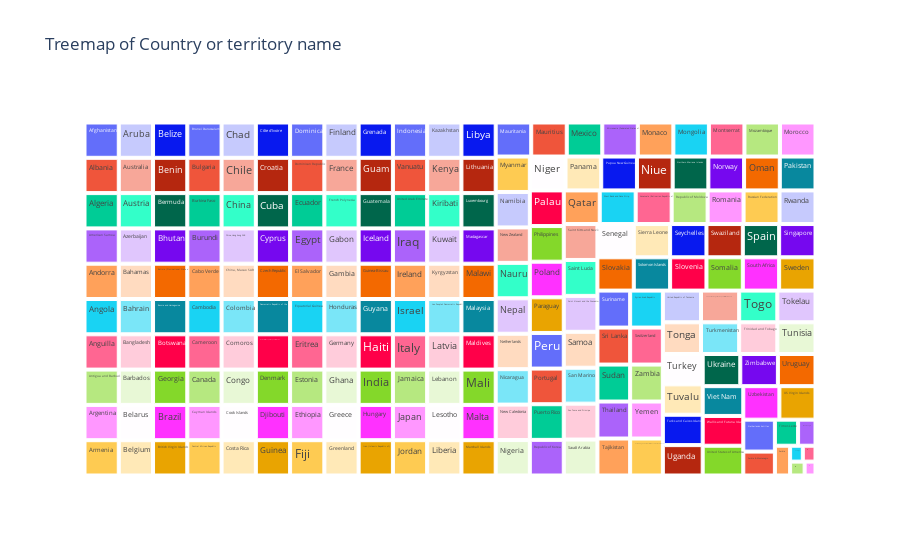
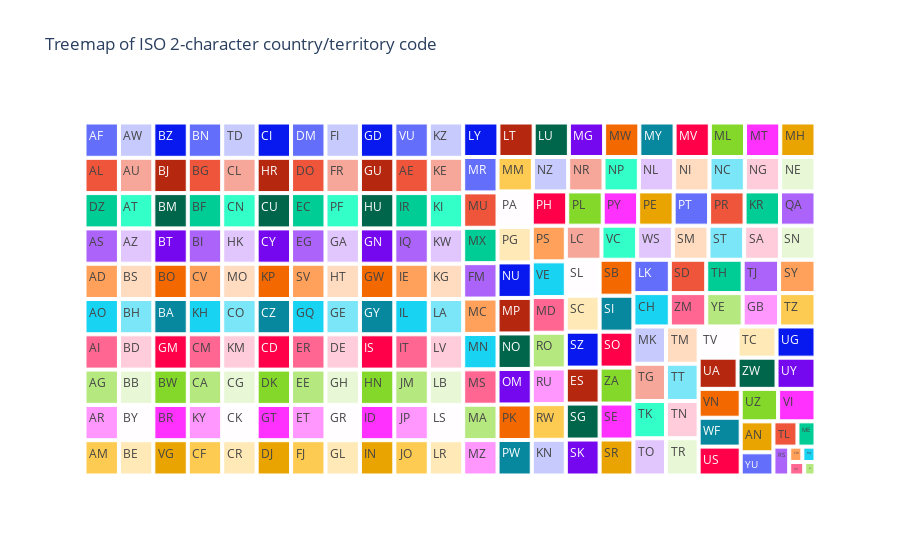
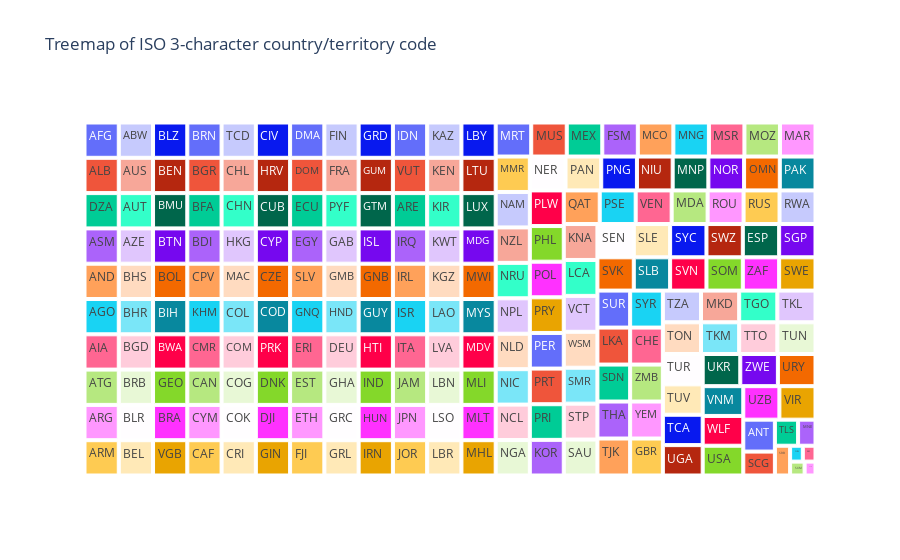

Notebook code for these charts, in order:
### Code cell
# Loop through each column and create a treemap
for col in high_card_data.columns:
    # Count frequency of each unique value
    counts = high_card_data[col].value_counts().reset_index()
    counts.columns = [col, 'count']
    
    # Create treemap
    fig = px.treemap(
        counts,
        path=[col],  # single-level hierarchy
        values='count',
        title=f'Treemap of {col}'
    )
    
    fig.show()

### Figure 1 — Plotly figure (JSON) as saved in the notebook; plotly's stock layout.template omitted (floating-point values rounded to 4 significant figures; data arrays with more than 128 entries replaced by an {"elided": "..."} marker saying what was removed)
{"data": [{"branchvalues": "total", "domain": {"x": [0, 1], "y": [0, 1]}, "hovertemplate": "labels=%{label}<br>count=%{value}<br>parent=%{parent}<br>id=%{id}<extra></extra>", "ids": {"elided": "219 str values"}, "labels": {"elided": "219 str values"}, "name": "", "parents": {"elided": "219 str values"}, "type": "treemap", "values": {"elided": "219 float values"}}], "layout": {"legend": {"tracegroupgap": 0}, "title": {"text": "Treemap of Country or territory name"}}}

### Figure 2 — Plotly figure (JSON) as saved in the notebook; plotly's stock layout.template omitted (floating-point values rounded to 4 significant figures; data arrays with more than 128 entries replaced by an {"elided": "..."} marker saying what was removed)
{"data": [{"branchvalues": "total", "domain": {"x": [0, 1], "y": [0, 1]}, "hovertemplate": "labels=%{label}<br>count=%{value}<br>parent=%{parent}<br>id=%{id}<extra></extra>", "ids": {"elided": "218 str values"}, "labels": {"elided": "218 str values"}, "name": "", "parents": {"elided": "218 str values"}, "type": "treemap", "values": {"elided": "218 float values"}}], "layout": {"legend": {"tracegroupgap": 0}, "title": {"text": "Treemap of ISO 2-character country/territory code"}}}

### Figure 3 — Plotly figure (JSON) as saved in the notebook; plotly's stock layout.template omitted (floating-point values rounded to 4 significant figures; data arrays with more than 128 entries replaced by an {"elided": "..."} marker saying what was removed)
{"data": [{"branchvalues": "total", "domain": {"x": [0, 1], "y": [0, 1]}, "hovertemplate": "labels=%{label}<br>count=%{value}<br>parent=%{parent}<br>id=%{id}<extra></extra>", "ids": {"elided": "219 str values"}, "labels": {"elided": "219 str values"}, "name": "", "parents": {"elided": "219 str values"}, "type": "treemap", "values": {"elided": "219 float values"}}], "layout": {"legend": {"tracegroupgap": 0}, "title": {"text": "Treemap of ISO 3-character country/territory code"}}}
